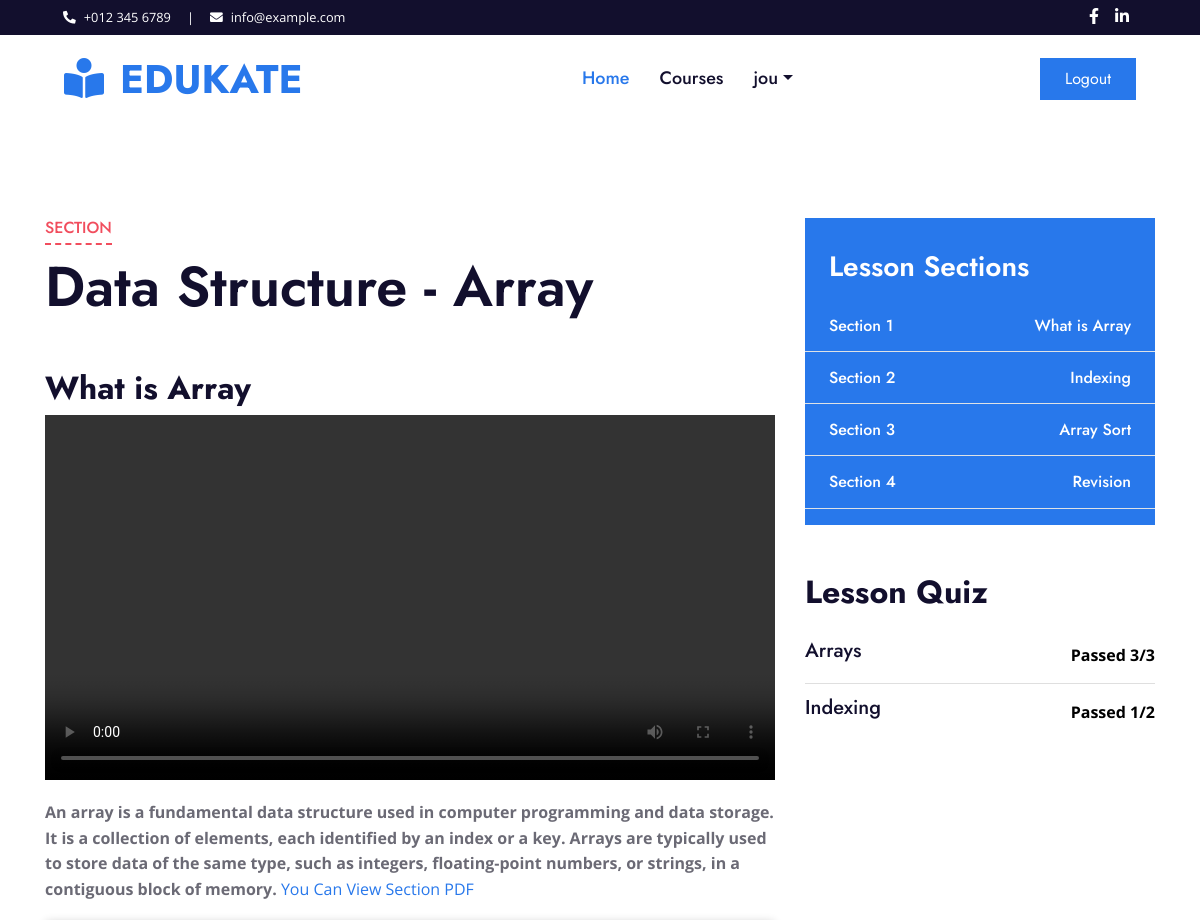
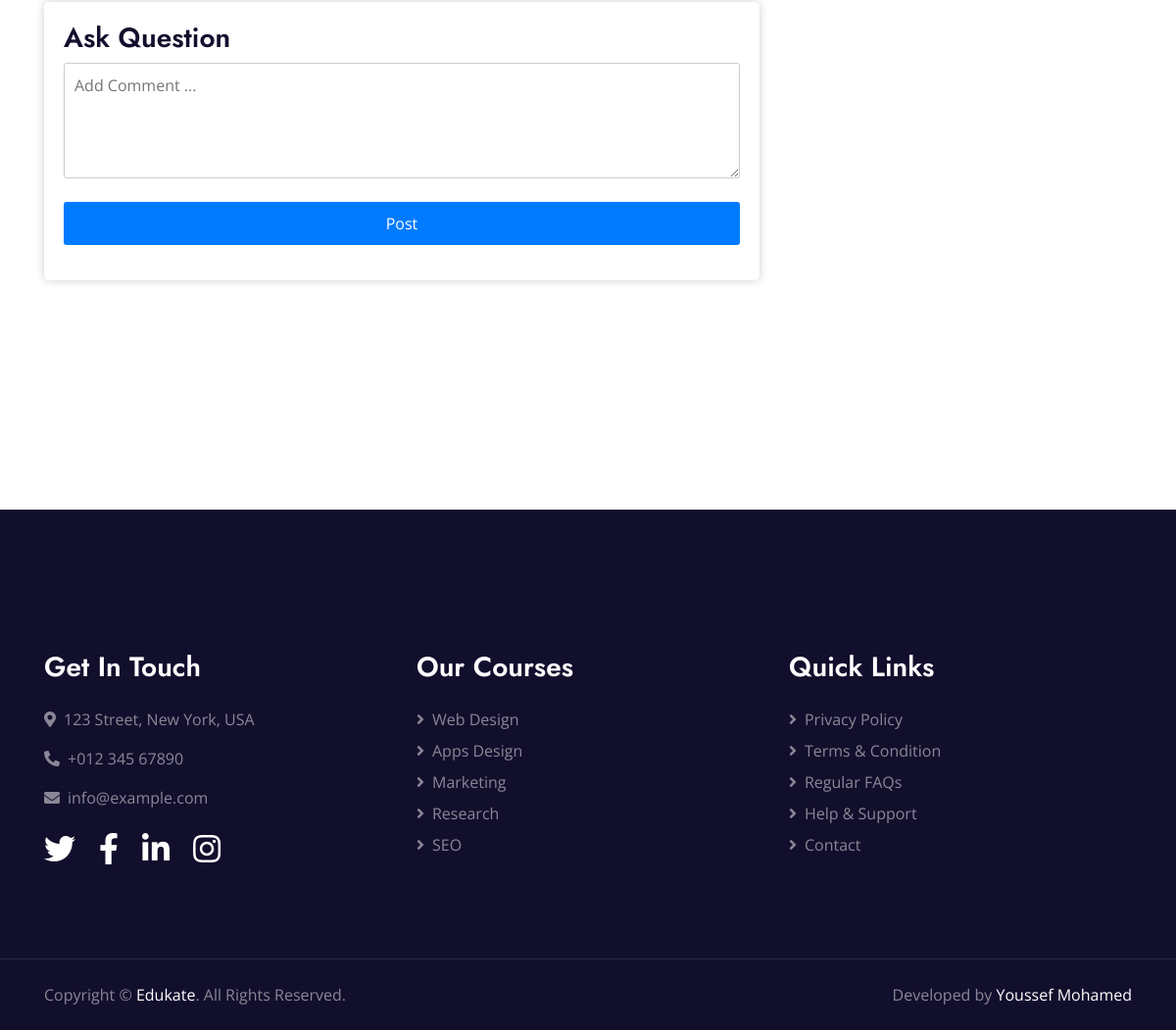
The app's page /course_view/lesson-view/32 (signed in) with its own data (2 pictures, top to bottom).
### instructor/models.py (models this page shows, shortened)
class Lesson(models.Model):
    course = models.ForeignKey(Course, on_delete=models.CASCADE)
    name = models.CharField(max_length=50)
    content = models.TextField(max_length=1000)
    students = models.ManyToManyField(Student, through="StudentCourseAccess")

class Course(models.Model):
    instructor = models.ForeignKey(Instructor, on_delete=models.CASCADE)
    courseName = models.CharField(max_length=50)
    image = models.ImageField(upload_to='course_image/%Y/%m/%d/')
    description = models.TextField(max_length=500)
    Type = models.CharField(max_length=50)
    student_complete = models.ManyToManyField(Student, through="CompleteCourse")

class Section(models.Model):
    lesson = models.ForeignKey(Lesson, on_delete=models.CASCADE)
    sectionName = models.CharField(max_length=50)
    video = models.FileField(upload_to='videos/%Y/%m/%d/', null=True)
    content = models.TextField(max_length=1000)
    pdf = models.FileField(upload_to='pdfs/%Y/%m/%d/')

class Quiz(models.Model):
    lesson = models.ForeignKey(Lesson, on_delete=models.CASCADE)
    title = models.CharField(max_length=50)

### student/models.py (models this page shows, shortened)
class QuizResult(models.Model):
    lesson = models.ForeignKey(Lesson, on_delete=models.CASCADE)
    quiz = models.ForeignKey(Quiz, on_delete=models.CASCADE)
    student = models.ForeignKey(Student, on_delete=models.CASCADE)
    student_mark = models.IntegerField()
    quiz_mark = models.IntegerField()
    passed = models.CharField(max_length=20)
    class Meta:
        constraints  = [
            models.UniqueConstraint(fields=['quiz', 'student'], name='quiz and studnet')]

### course_view/views/lesson_views.py (the view)
# urls.py: path('lesson-view/<int:id>', lesson_view, name='lesson_view'),
@login_required
@user_passes_test(lambda user: user.is_active and not (user.is_superuser or user.is_staff))
def lesson_view(request, id):
    current_student = Student.objects.get(user=request.user)
    current_lesson = Lesson.objects.get(id=id)
    related_quiz = Quiz.objects.filter(lesson = current_lesson)
    passed_quiz_count = QuizResult.objects.filter(lesson = current_lesson, student = current_student, passed = "Passed").count()
    all_result = get_quiz_result(related_quiz, QuizResult, current_lesson, current_student)
    student_lesson = StudentCourseAccess.objects.get(student = current_student, lesson=current_lesson)
    if passed_quiz_count == related_quiz.count() and related_quiz.count() != 0:
        student_lesson.is_complete = True
    else:
        student_lesson.is_complete = False
    student_lesson.save()
    sections = Section.objects.filter(lesson=current_lesson)
    first_section = sections.first()
    return render(request, 'lesson_details.html', {'lesson': current_lesson, 'sections': sections,
                                                'default_section': first_section,
                                                'quizs_result':all_result,})

### core/utils.py (called while the page is built)
def get_quiz_result(related_quiz, QuizResult, current_lesson, current_student):
    all_result = []
    for quiz in related_quiz:
        quiz_result = {}
        result_quiz = QuizResult.objects.filter(lesson = current_lesson, quiz = quiz, student = current_student).exists()
        if result_quiz:
            quiz_result[quiz] = QuizResult.objects.get(lesson = current_lesson, quiz = quiz, student = current_student)
        else:
            quiz_result[quiz] = 'Not Answerd'
        all_result.append(quiz_result)
    return all_result

### templates/lesson_details.html (shortened to what this page needs)
{% extends 'base/base.html' %}
{% load static %}
{% block content %}
<div class="container-fluid py-5">
    <div class="container py-5">
        <div class="row">
            <div class="col-lg-8">
                <div class="mb-5">
                    <div class="section-title position-relative mb-5">
                        <h6 class="d-inline-block position-relative text-secondary text-uppercase pb-2">Section</h6>
                        <h3 class="display-4"><a href="{% url 'course_details' lesson.course.id %}" style="color: #120F2D;">{{lesson.course.courseName}}</a> - {{ lesson.name }}</h3>
                    </div>
                    <div id="section-content">
                        {% if default_section %}
                            {% include 'section_template.html' with section=default_section %}
                        {% endif %}
                    </div>
                </div>
            </div>
            <div class="col-lg-4 mt-5 mt-lg-0">
                <div class="bg-primary mb-5 py-3">
                    <h3 class="text-white py-3 px-4 m-0">Lesson Sections</h3>
                    {% for section in sections %}
                    <div class="d-flex justify-content-between border-bottom px-4">
                        <h6 class="text-white my-3">
                            <a href="{% url 'section_view' section.id %}" class="section-link text-white text-decoration-none" data-section-id="{{ section.id }}">Section {{ forloop.counter }}</a>
                        </h6>
                        <h6 class="text-white my-3">
                            <a href="{% url 'section_view' section.id %}" class="section-link text-white text-decoration-none" data-section-id="{{ section.id }}">{{section.sectionName}}</a>
                        </h6>
                    </div>
                    {% endfor %}
                </div>
                <div class="mb-5">
                    <h2 class="mb-3">Lesson Quiz</h2>
                    <ul class="list-group list-group-flush">
                        {% for quiz in quizs_result %}
                        {% for quiz_data , result in quiz.items%}
                        <li class="list-group-item d-flex justify-content-between align-items-center px-0">
                            <a href="{% url 'answer_quiz' quiz_data.id %}" class="text-decoration-none h6 m-0"><h5>{{ quiz_data.title }}</h5></a>
                            {% if result == 'Not Answerd' %}
                            <span style="color: black; font-weight: bold;">{{result}} </span>
                            {% else %}
                            <span style="color: black; font-weight: bold;"><span>{{result.passed}} </span>{{result.student_mark}}/{{ result.quiz_mark }}</span>
                            {% endif %}
                        </li>
                        {% endfor %}
                        {% endfor %}
                    </ul>
                </div>
            </div>
        </div>
    </div>
</div>
{% endblock %}

### templates/base/header.html (shortened to what this page needs)
{% load static %}
<!DOCTYPE html>
<html>
    <head>
    <link href="https://cdnjs.cloudflare.com/ajax/libs/font-awesome/5.10.0/css/all.min.css" rel="stylesheet">
    <link href="{% static 'css/style.css' %}" rel="stylesheet">
    </head>
    <body>
        <div class="container-fluid bg-dark">
            <div class="row py-2 px-lg-5">
                <div class="col-lg-6 text-center text-lg-left mb-2 mb-lg-0">
                    <div class="d-inline-flex align-items-center text-white">
                        <small><i class="fa fa-phone-alt mr-2"></i>+012 345 6789</small>
                        <small class="px-3">|</small>
                        <small><i class="fa fa-envelope mr-2"></i>info@example.com</small>
                    </div>
                </div>
                <div class="col-lg-6 text-center text-lg-right">
                    <div class="d-inline-flex align-items-center">
                        <a class="text-white px-2" href="">
                            <i class="fab fa-facebook-f"></i>
                        </a>
                        <a class="text-white px-2" href="">
                            <i class="fab fa-linkedin-in"></i>
                        </a>
                    </div>
                </div>
            </div>
        </div>
        <div class="container-fluid p-0">
            <nav class="navbar navbar-expand-lg bg-white navbar-light py-3 py-lg-0 px-lg-5">
                <a href="{% url 'index' %}" class="navbar-brand ml-lg-3">
                    <h1 class="m-0 text-uppercase text-primary"><i class="fa fa-book-reader mr-3"></i>Edukate</h1>
                </a>
                <div class="collapse navbar-collapse justify-content-between px-lg-3" id="navbarCollapse">
                    <div class="navbar-nav mx-auto py-0">
                        {% if user.is_authenticated %}
                        {% if user.is_staff and not user.is_superuser %}
                        {% if request.user.assistant %}
                        <a href="{% url 'index' %}" class="nav-item nav-link active">Home</a>
                        <a href="{% url 'generate_invitation' %}" class="nav-item nav-link">Invite User</a>
                        {% else %}
                        <a href="{% url 'index' %}" class="nav-item nav-link active">Home</a>
                        <a href="{% url 'generate_invitation' %}" class="nav-item nav-link">Invite User</a>
                        <div class="nav-item dropdown">
                            <a href="#" class="nav-link dropdown-toggle" data-toggle="dropdown">{{user.username}}</a>
                            <div class="dropdown-menu m-0">
                                <a href="{% url 'instructor_courses' %}" class="dropdown-item">Your Courses</a>
                                <a href="{% url 'instructor_student' %}" class="dropdown-item">Your Students</a>
                            </div>
                        </div>
                        {% endif %}
                        {% elif user.is_superuser%}
                        <a href="{% url 'index' %}" class="nav-item nav-link active">Home</a>
                        <a href="{% url 'view_mesasges' %}" class="nav-item nav-link">Messages</a>
                        <a href="{% url 'admin:index' %}" class="nav-item nav-link">Admin Panel</a>
                        {% else %}
                        <a href="{% url 'index' %}" class="nav-item nav-link active">Home</a>
                        <a href="{% url 'student_course' %}" class="nav-item nav-link">Courses</a>
                        <div class="nav-item dropdown">
                        <a href="#" class="nav-link dropdown-toggle" data-toggle="dropdown">{{user.username}}</a>
                        </div>
                        {% endif %}
                        {% else %}
                        <a href="index.html" class="nav-item nav-link active">Home</a>
                        <a href="#about" class="nav-item nav-link">About Us</a>
                        <a href="#contact" class="nav-item nav-link">Contact Us</a>
                        {% endif %}
                    </div>
                    {% if user.is_authenticated %}
                    <a href="{% url 'signout' %}" class="btn btn-primary py-2 px-4">Logout</a>
                    {% else %}
                    <a href="{% url 'signin' %}" class="btn btn-primary py-2 px-4">Login</a>
                    {% endif %}
                </div>
            </nav>
        </div>
    </body>
</html>

### templates/section_template.html (shortened to what this page needs)
<!DOCTYPE html>
<html>
<head>
</head>
<body>
    <div class="section-content">
        <h2>{{ section.sectionName }}</h2>
        {% if section.video %}
        <div class="video-container">
            <video controls class="custom-video" controlsList="nodownload" oncontextmenu="return false">
                <source src="{{ section.video.url }}" type="video/mp4">
            </video>
        </div>
        {% else %}
        <div class="video-content-container">
            <p>This Section Will be online at : {{ online.start_time }}</p>
            <a href="{{online.url}}"><button class="start-meeting-button">Join Meeting</button></a>
        </div>
        {% endif %}
        <div class="section-content-text">
            <span style="font-weight: bold;">{{ section.content }}</span>
            <a href="{% url 'pdf_view' section.id %}" target="_blank"> You Can View Section PDF</a>
        </div>
        <div class="comment-form">
            <h3>Ask Question</h3>
            <form id="comment-form" name="write-comment" method="post">
                <textarea id="comment" name="comment" rows="4" cols="50" placeholder="Add Comment ..."></textarea>
                <br> <br>
                <button type="submit">Post</button>
            </form>
        </div>
    </div>
    </body>
</html>

### templates/section_template.html (style rules this page uses)
.video-container { max-width: 100%; margin-bottom: 20px; }
.custom-video { width: 100%; height: auto; display: block; }
.section-content-text { font-size: 16px; line-height: 1.6; }
.comment-form { max-width: 800px; margin: 20px auto; padding: 20px; background-color: #fff; border-radius: 5px; box-shadow: 0 0 10px rgba(0, 0, 0, 0.2); }
.comment-form textarea { width: 100%; padding: 10px; border: 1px solid #ccc; border-radius: 3px; resize: vertical; }
.comment-form button { display: block; width: 100%; padding: 10px; background-color: #007bff; color: white; border: none; border-radius: 3px; cursor: pointer; }

### records on screen
Lesson: course.courseName "Data Structure", name "Array"
Section: sectionName "What is Array", content "An array is a fundamental data structure used in computer programming and data storage. It is a collection of elements, each identified by an index or a key. Arrays are typically used to store data of the same type, such as integers, floating-point numbers, or strings, in a contiguous block of memory."
Section: sectionName "Indexing"
Section: sectionName "Array Sort"
Section: sectionName "Revision"
Quiz: title "Arrays", passed "Passed", student_mark "3", quiz_mark "3"
Quiz: title "Indexing", passed "Passed", student_mark "1", quiz_mark "2"

### other values on screen
{{ user.username }} "jou"
